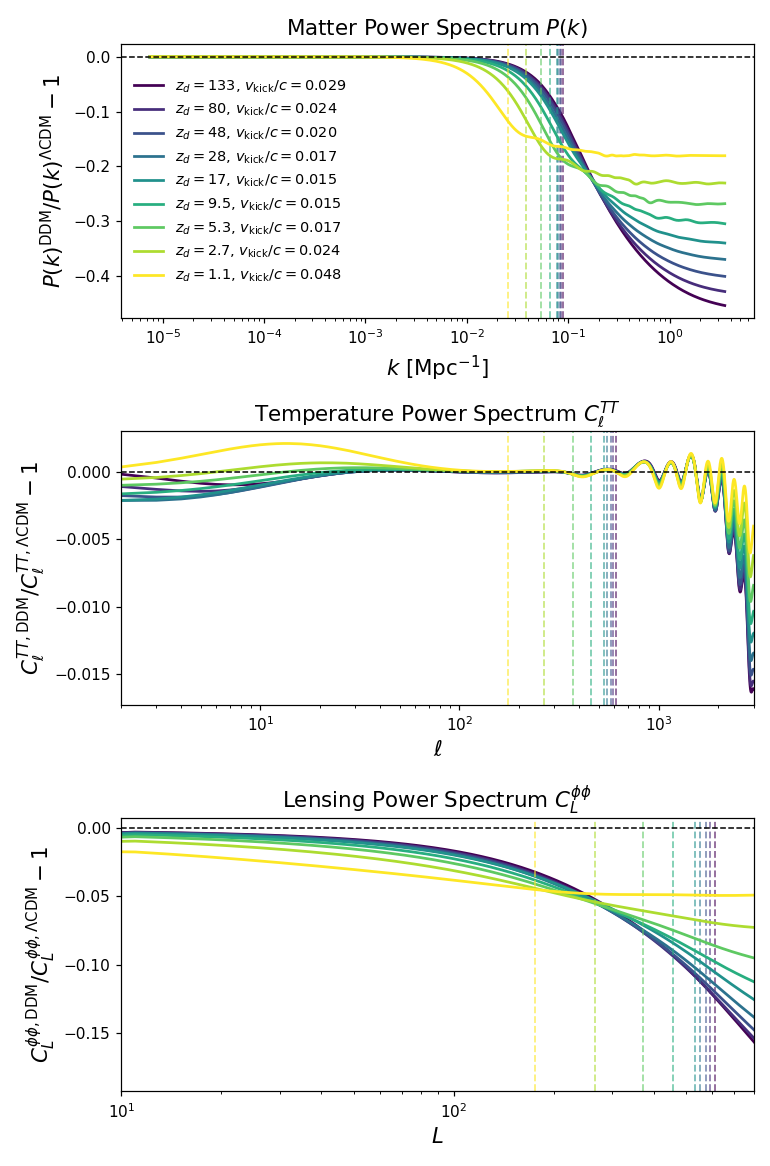

This chart was generated by the following Python code:
"""Reproduce Fig. 3 of arXiv:2606.14849 (Bencke, Lee & Kamionkowski) with the
CLASSpp `dcdm_wdm` species — all 9 published models.

The paper's Fig. 3 legend (read off arXiv-2606.14849v1/DESIDDM/cmb_3panel.png):

    z_d = 133, v_kick/c = 0.029      z_d = 9.5, v_kick/c = 0.015
    z_d =  80, v_kick/c = 0.024      z_d = 5.3, v_kick/c = 0.017
    z_d =  48, v_kick/c = 0.020      z_d = 2.7, v_kick/c = 0.024
    z_d =  28, v_kick/c = 0.017      z_d = 1.1, v_kick/c = 0.048
    z_d =  17, v_kick/c = 0.015

with f = 0.1 fixed and the Planck 2018 best-fit fiducial. The decay rate follows
from the paper's definition Gamma = H(z_d); on this background the 9 z_d values
map to an (almost exactly 10^(1/3)-spaced) lifetime grid 0.016 ... 7.6 Gyr.

Free-streaming markers: the paper's Eq. (1) integral and its quoted
matter-domination limit lambda_fs ~ 22,000 (v/c)/sqrt(1+z_d) h^-1 Mpc differ by
a factor of 2; pixel-measuring the published figure shows the dashed lines
follow the *latter* normalization, with k_fs = 2pi/lambda_fs in the P(k) panel
and l_fs = pi chi_*/lambda_fs in BOTH C_l panels (measured to ~10%, consistent
with the legend's 2-significant-figure rounding). We therefore use
lambda_fs = 2 x [Eq. (1) integral].

Spectra are cached in dcdm_wdm_fig3_cache.npz next to this script; delete the
file to force a recompute.
"""

import os
import time

import numpy as np
import matplotlib

if __name__ == "__main__":  # headless as a script; keep the notebook's backend otherwise
    matplotlib.use("Agg")
import matplotlib.pyplot as plt
from classy import Class

HERE = os.path.dirname(os.path.abspath(__file__))
CACHE = os.path.join(HERE, "dcdm_wdm_fig3_cache.npz")

GYR = 977.792  # 1 Gyr^-1 in km/s/Mpc
C_KMS = 299792.458

# Planck 2018 best fit (TT,TE,EE+lowE+lensing), one 0.06 eV neutrino.
# The neutrino is declared dot-style: legacy N_ncdm collides with the ddm
# dot-instance parsing on this branch.
H_FID = 0.6736
OMEGA_DM = 0.1200 / H_FID**2
BASE = {
    "h": H_FID, "omega_b": 0.02237,
    "ln10^{10}A_s": 3.044, "n_s": 0.9649, "tau_reio": 0.0544,
    "N_ur": 2.0328, "nu.type": "ncdm_standard", "nu.m": 0.06,
    "output": "tCl,pCl,lCl,mPk", "lensing": "yes",
    "l_max_scalars": 3200, "P_k_max_1/Mpc": 5.0,
    "gauge": "synchronous", "evolver": "2",
}
F_DDM = 0.1

# (z_d, v_kick/c) — the published legend, dark-viridis to yellow.
MODELS = [(133, 0.029), (80, 0.024), (48, 0.020), (28, 0.017), (17, 0.015),
          (9.5, 0.015), (5.3, 0.017), (2.7, 0.024), (1.1, 0.048)]

KK = np.logspace(np.log10(7.5e-6), np.log10(3.5), 500)  # 1/Mpc
ELL = np.arange(2, 3001)
ELL_PP = np.arange(2, 1001)


def run(extra):
    c = Class()
    c.set({**BASE, **extra})
    t0 = time.time()
    c.compute()
    out = {
        "tt": c.lensed_cl(3000)["tt"][2:3001],
        "pp": c.raw_cl(1000)["pp"][2:1001],
        "pk": np.array([c.pk(k, 0.0) for k in KK]),
    }
    bg = c.get_background()
    out["bg_z"] = bg["z"][::-1]                # ascending z
    out["bg_H"] = bg["H [1/Mpc]"][::-1]        # 1/Mpc
    out["chi_star"] = c.get_current_derived_parameters(["ra_rec"])["ra_rec"]
    out["t"] = time.time() - t0
    c.struct_cleanup()
    c.empty()
    return out


def freestream(bg_z, bg_H, chi_star, z_d, vk):
    """(k_fs [1/Mpc], l_fs) of the paper's dashed lines: lambda = 2 x Eq. (1)."""
    zz = np.linspace(0.0, z_d, 4001)
    Hz = np.interp(zz, bg_z, bg_H)  # 1/Mpc
    lam = 2.0 * vk / (1.0 + z_d) * np.trapz((1.0 + zz) / Hz, zz)  # Mpc
    return 2.0 * np.pi / lam, np.pi * chi_star / lam


# ── compute (or load cached) spectra ─────────────────────────────────────────
if os.path.exists(CACHE):
    data = dict(np.load(CACHE))
    print(f"loaded cached spectra from {CACHE}")
else:
    data = {}
    print("LCDM reference ...")
    ref = run({"Omega_cdm": OMEGA_DM})
    print(f"  {ref['t']:.1f} s")
    for key in ("tt", "pp", "pk", "bg_z", "bg_H"):
        data["ref_" + key] = ref[key]
    data["chi_star"] = ref["chi_star"]

    for i, (z_d, vk) in enumerate(MODELS):
        Gamma = np.interp(z_d, ref["bg_z"], ref["bg_H"]) * C_KMS  # km/s/Mpc
        r = run({
            "Omega_cdm": OMEGA_DM * (1.0 - F_DDM),
            "ddm.type": "dcdm_wdm",
            "ddm.Gamma": Gamma,
            "ddm.vkick": vk,
            "ddm.Omega_ini": OMEGA_DM * F_DDM,
            "ddm.momenta_bins": 96,
        })
        for key in ("tt", "pp", "pk"):
            data[f"m{i}_{key}"] = r[key]
        data[f"m{i}_Gamma"] = np.array(Gamma)
        print(f"  z_d = {z_d:>5}, v = {vk:.3f}: Gamma^-1 = {GYR / Gamma:7.4f} Gyr, "
              f"{r['t']:.1f} s")
    np.savez(CACHE, **data)
    print(f"cached spectra in {CACHE}")

# ── the figure ───────────────────────────────────────────────────────────────
colors = plt.cm.viridis(np.linspace(0.0, 1.0, len(MODELS)))
fig, (ax_pk, ax_tt, ax_pp) = plt.subplots(3, 1, figsize=(7.0, 10.6))

for i, ((z_d, vk), col) in enumerate(zip(MODELS, colors)):
    k_fs, l_fs = freestream(data["ref_bg_z"], data["ref_bg_H"],
                            float(data["chi_star"]), z_d, vk)
    lab = f"$z_d = {z_d:g}$, $v_\\mathrm{{kick}}/c = {vk:.3f}$"
    ax_pk.semilogx(KK, data[f"m{i}_pk"] / data["ref_pk"] - 1.0, color=col,
                   lw=1.8, label=lab)
    ax_tt.semilogx(ELL, data[f"m{i}_tt"] / data["ref_tt"] - 1.0, color=col, lw=1.8)
    ax_pp.semilogx(ELL_PP, data[f"m{i}_pp"] / data["ref_pp"] - 1.0, color=col, lw=1.8)
    ax_pk.axvline(k_fs, color=col, ls="--", lw=1.2, alpha=0.6)
    ax_tt.axvline(l_fs, color=col, ls="--", lw=1.2, alpha=0.6)
    ax_pp.axvline(l_fs, color=col, ls="--", lw=1.2, alpha=0.6)
    print(f"z_d = {z_d:>5}: Gamma^-1 = {GYR / float(data[f'm{i}_Gamma']):7.4f} Gyr, "
          f"k_fs = {k_fs:.4f} 1/Mpc, l_fs = {l_fs:.0f}")

for ax in (ax_pk, ax_tt, ax_pp):
    ax.axhline(0.0, color="k", ls="--", lw=1.0)

ax_pk.set_title("Matter Power Spectrum $P(k)$", fontsize=14)
ax_pk.set_xlabel("$k$ [Mpc$^{-1}$]", fontsize=14)
ax_pk.set_ylabel("$P(k)^\\mathrm{DDM}/P(k)^{\\Lambda\\mathrm{CDM}} - 1$", fontsize=14)
ax_pk.legend(loc="center left", fontsize=9.5, frameon=False)

ax_tt.set_title("Temperature Power Spectrum $C_\\ell^{TT}$", fontsize=14)
ax_tt.set_xlabel("$\\ell$", fontsize=14)
ax_tt.set_ylabel("$C_\\ell^{TT,\\mathrm{DDM}}/C_\\ell^{TT,\\Lambda\\mathrm{CDM}} - 1$",
                 fontsize=14)
ax_tt.set_xlim(2, 3000)

ax_pp.set_title("Lensing Power Spectrum $C_L^{\\phi\\phi}$", fontsize=14)
ax_pp.set_xlabel("$L$", fontsize=14)
ax_pp.set_ylabel("$C_L^{\\phi\\phi,\\mathrm{DDM}}/C_L^{\\phi\\phi,\\Lambda\\mathrm{CDM}} - 1$",
                 fontsize=14)
ax_pp.set_xlim(10, 800)

fig.tight_layout()
for ext in ("png", "pdf"):
    out = os.path.join(HERE, f"dcdm_wdm_fig3_9models.{ext}")
    fig.savefig(out, dpi=110)
    print("wrote", out)
